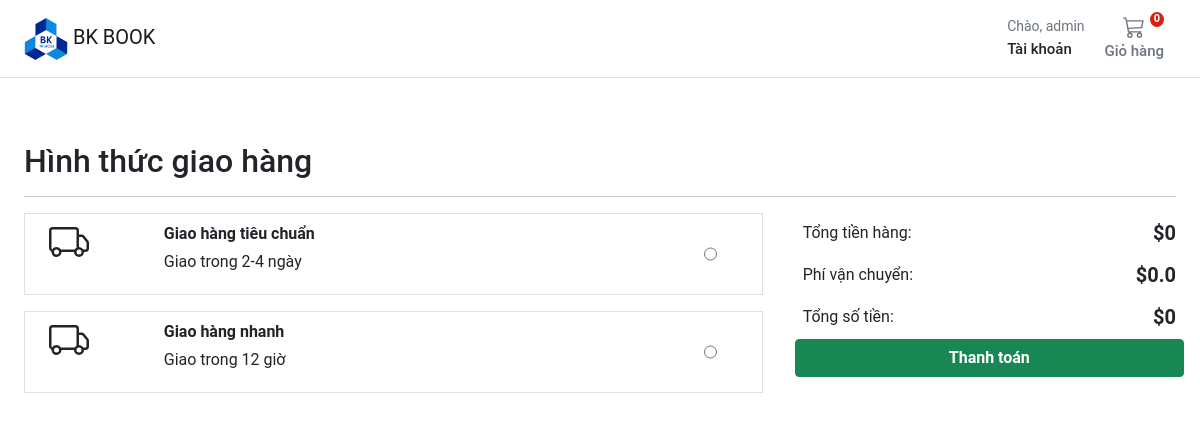
/checkout/deliverychoices (signed in), run on the app's committed database.
### account/models.py (models this page shows, shortened)
class Customer(AbstractBaseUser, PermissionsMixin):
    email = models.EmailField(_('email address'), unique=True)
    name = models.CharField(max_length=150)
    mobile = models.CharField(max_length=20, blank=True)
    is_active = models.BooleanField(default=False)
    is_staff = models.BooleanField(default=False)
    created = models.DateTimeField(auto_now_add=True)
    updated = models.DateTimeField(auto_now=True)
    objects = CustomAccountManager()
    USERNAME_FIELD = 'email'
    REQUIRED_FIELDS = ['name']
    class Meta:
        verbose_name = "Accounts"
        verbose_name_plural = "Accounts"

### checkout/models.py (models this page shows, shortened)
class DeliveryOptions(models.Model):
    DELIVERY_CHOICES = [
        ("IS", "In Store"),
        ("HD", "Home Delivery"),
        ("DD", "Digital Delivery"),
    ]
    delivery_name = models.CharField(
        verbose_name=_("delivery_name"),
        help_text=_("Required"),
        max_length=255,
    )
    delivery_price = models.DecimalField(
        verbose_name=_("delivery price"),
        help_text=_("Maximum 999.99"),
        error_messages={
            "name": {
                "max_length": _("The price must be between 0 and 999.99."),
            },
        },
        max_digits=5,
        decimal_places=2,
    )
    delivery_method = models.CharField(
        choices=DELIVERY_CHOICES,
        verbose_name=_("delivery_method"),
        help_text=_("Required"),
        max_length=255,
    )
    delivery_timeframe = models.CharField(
        verbose_name=_("delivery timeframe"),
        help_text=_("Required"),
        max_length=255,
    )
    delivery_window = models.CharField(
        verbose_name=_("delivery window"),
        help_text=_("Required"),
        max_length=255,
    )
    order = models.IntegerField(verbose_name=_("list order"), help_text=_("Required"), default=0)
    is_active = models.BooleanField(default=True)
    class Meta:
        verbose_name = _("Delivery Option")
        verbose_name_plural = _("Delivery Options")

### checkout/views.py (the view)
# urls.py: path("deliverychoices", views.deliverychoices, name="deliverychoices"),
@login_required
def deliverychoices(request):
    deliveryoptions = DeliveryOptions.objects.filter(is_active=True)
    return render(request, "checkout/delivery_choices.html", {"deliveryoptions": deliveryoptions})

### basket/basket.py (called while the page is built)
    def __len__(self):
        return sum(item["qty"] for item in self.basket.values())

    def get_subtotal_price(self):
        return sum(Decimal(item["price"]) * item["qty"] for item in self.basket.values())

    def get_delivery_price(self):
        newprice = 0.00
        if "purchase" in self.session:
            newprice = DeliveryOptions.objects.get(id=self.session["purchase"]["delivery_id"]).delivery_price
        return newprice

    def get_total_price(self):
        newprice = 0.00
        subtotal = sum(Decimal(item["price"]) * item["qty"] for item in self.basket.values())
        if "purchase" in self.session:
            newprice = DeliveryOptions.objects.get(id=self.session["purchase"]["delivery_id"]).delivery_price
        total = subtotal + Decimal(newprice)
        return total

### basket/context_processors.py (called while the page is built)
def basket(request):
    return {'basket': Basket(request)}

### store/context_processors.py (called while the page is built)
def categories(request):
    return {"categories": Category.objects.filter(level=0)}

### store/models.py (called while the page is built)
    def get_absolute_url(self):
        return reverse("store:category_list", args=[self.slug])

### templates/checkout/delivery_choices.html (shortened to what this page needs)
{% extends "../base.html" %}
{% load static %}
{% block content %}
<div class="container">
  <div class="col-12">
    <h1 class="h2">Hình thức giao hàng</h1>
  </div>
  <hr />
</div>
<div class="container">
  <div class="row g-3">
    {% if deliveryoptions|length == 0 %}
    <div class="col-12">There are no delivery options <a href="{% url 'store:store_home' %}">Shop</a></div>
    {% else %}
    <div class="col-md-4 col-lg-4 order-md-last p-0 order-3">
      <div class="d-flex bd-highlight ms-0">
        <div class="p-2 flex-grow-1 bd-highlight">Tổng tiền hàng:</div>
        <div class="p-2 bd-highlight"><span class="fw-bold h5">$</span><span id="sub_total"
            class="fw-bold h5">{{basket.get_subtotal_price}}</span></div>
      </div>
      <div class="d-flex bd-highlight">
        <div class="p-2 flex-grow-1 bd-highlight">Phí vận chuyển:</div>
        <div class="p-2 bd-highlight"><span class="fw-bold h5">$</span><span id="delivery_price"
            class="fw-bold h5">{{basket.get_delivery_price}}</span></div>
      </div>
      <div class="d-flex bd-highlight">
        <div class="p-2 flex-grow-1 bd-highlight">Tổng số tiền:</div>
        <div class="p-2 bd-highlight"><span class="fw-bold h5">$</span><span id="total"
            class="fw-bold h5">{{basket.get_total_price}}</span></div>
      </div>
      <a role="button" href="{% url "checkout:delivery_address" %}" class="btn btn-success fw-bold w-100"
        type="button">Thanh toán</a>
    </div>
    <div class="col-md-7 col-lg-8">
      {% for option in deliveryoptions %}
      <div class="card mb-3 border-1 rounded-0 product-item me-md-4" data-index="{{option.id}}">
        <div class="row g-0">
          <div class="col-md-2 ps-3 ps-md-4">
          </div>
          <div class="col-md-9 ps-md-1">
            <div class="card-body p-1">
              <p class="card-text ps-2 mb-1 pt-1 fw-bold">{{option.delivery_name}}</p>
              <p class="card-text ps-2 pb-3">Giao trong {{option.delivery_timeframe}}</p>
            </div>
          </div>
          <div class="col-md-1 ps-md-1">
            <input class="align-middle h-100" type="radio" name="deliveryOption" id="{{option.id}}"
              value="{{option.id}}">
          </div>
        </div>
      </div>
      {% endfor %}
    </div>
    {% endif %}
  </div>
</div>
{% endblock %}

### templates/base.html (shortened to what this page needs)
{% load static %}
<!DOCTYPE html>
<html>
<head>
  <link href="https://cdn.jsdelivr.net/npm/bootstrap@5.0.0-beta1/dist/css/bootstrap.min.css" rel="stylesheet"
>
  <link rel="stylesheet" href="{% static 'core/css/base.css' %}">
  <link rel="stylesheet" href="{% block stylesheet %}{% endblock %}">
</head>
<body>
  <header class="pb-3">
    <nav class="navbar navbar-expand-md navbar-light bg-white border-bottom">
      <div class="container-fluid px-md-4">
        <div class="d-flex w-100 navbar-collapse">
          <a class="navbar-brand d-flex-inline" href="/">
            <img src="{% static 'logo.png' %}" alt="Logo" width="44" height="44"> BK BOOK
          </a>
          <div>
            <div class="collapse navbar-collapse" id="navbarSupportedContent2">
              <ul class="navbar-nav me-auto mb-2 mb-lg-0">
                <li class="nav-item dropdown">
                  <a class="nav-link dropdown-toggle text-reset" href="#" id="navbarDropdown" role="button"
                    data-bs-toggle="dropdown" aria-expanded="false">
                    <div class="small text-muted">Chào,
                      {% if user.is_authenticated %}
                        {{ request.user.name }}
                      {% else %}
                      Login
                      {% endif %}
                    </div>
                    <span class="fs15 fw500">Tài khoản
                    </span>
                  </a>
                </li>
              </ul>
            </div>
          </div>
          <a type="button" role="button" href="{% url "basket:basket_summary" %}"
            class="btn btn-outline-secondary border-0 basket-btn">
            {% with total_qty=basket|length %}
            <div id="basket-qty" class="basket-qty">
              {% if total_qty > 0 %}
              {{ total_qty }}
              {% else %}
              0
              {% endif %}
            </div>
            {% endwith %}
            <div>
            </div>
            <span class="fs15 fw500">Giỏ hàng</span>
          </a>
        </div>
      </div>
    </nav>
  </header>
  <main class="pt-5">
    <div id="content">{% block content %} {% endblock %}</div>
  </main>
</body>
</html>

### static/core/css/base.css (style rules this page uses)
@media (min-width: 1000px) { .container { max-width: 1000px; } }
@media (max-width: 1200px) { .container { max-width: 100%; padding:0 24px; } }
.dropdown-toggle::after { display: none; }
html, body, p, div { letter-spacing: -0.02px; font-family: 'Roboto', sans-serif; }
.fs15 { font-size: 0.9375rem; }
.fw500 { font-weight: 500; }
.basket-qty { color: #fff; background: #d42114; border: 2px solid #fff; border-radius: 50%; text-align: center; font-size: 11px; height: 15px; width: 14px; position: absolute; box-sizing: content-box; font-weight: 600; display: flex; justify-content: center; align-items: center; top: 1px; right: 10px; }
.basket-btn { position: relative; }

### data on the page
Customer: user.name "admin"
DeliveryOptions: delivery_name "Giao hàng tiêu chuẩn", delivery_timeframe "2-4 ngày"
DeliveryOptions: delivery_name "Giao hàng nhanh", delivery_timeframe "12 giờ"

### other printed values
{{ basket.get_subtotal_price }} "0"
{{ basket.get_delivery_price }} "0.0"
{{ basket.get_total_price }} "0"
